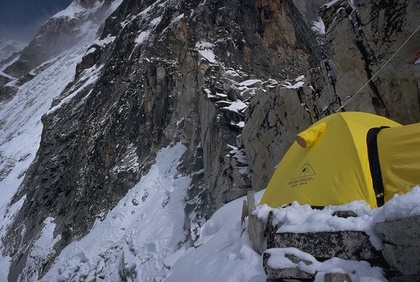
%> input picture HW1/1.jpg, 420 x 282 px, shrunk from 728 x 489 before the run
$ octave hw1.m   (GNU Octave 9; MATLAB toolbox functions it lacks are replaced by stand-ins)
%> lines starting %> are read from the running program, lines starting %| are printed output that depends on the picture; in (x1, y1, x2, y2) boxes, pixels count from 0 and x2, y2 are one past the last pixel; in counts of white or black regions, pixels touching at a corner belong together; the program's own positions count from 1
fprintf('**Begin Program Questions**\n');
fprintf('\t Question 3:\n\n');
fprintf('Hello World.\n');

pause();

fprintf('\n');
fprintf('\t Question 4:\n\n');

A = rand(20);
B = rand(20);
C = rand(20);

D1 = (A*B)*C;
D2 = A*(B*C);

fprintf('norm of (A*B)*C - A*(B*C)\n')

norm(D1-D2)

fprintf('its size');

size(D1-D2)

error = 0 - norm(D1-D2)

fprintf('\n');
pause();

fprintf('\t Question 5:\n\n');

x1 = imread('/1.jpg');
%> x1 is the input picture: size 282x420x3 uint8; mean R, G, B 86.8, 87.9, 89.3

figure();

imshow(x1);

whos
pause();

fprintf('reshaping matrix to 1 by ?\n');

x0 = reshape(x1,1,[]);

fprintf('max and min for image\n');

max(x0),min(x0)
%> after `max(x0)`: ans = 251
%> after `min(x0)`: ans = 0

imwrite(x1,'out.jpg');

fprintf('converting image to grayscale...\n');
x2 = rgb2gray(x1);

size(x2)
%> ans = [282 420]

imshow(x2);

imwrite(x2,'out_gray.jpg');

pause();

fprintf('\t Question 6:\n\n');

xr = x1(:,:,1);  %creating matrix of only red layer
xg = x1(:,:,2);  %creating matrix of only green layer
xb = x1(:,:,3);  %creating matrix of only blue layer
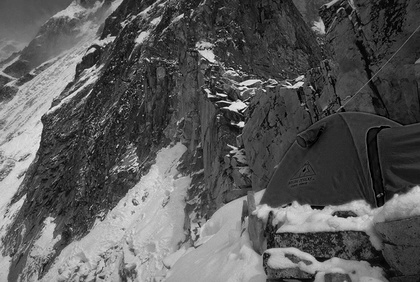
%> xb: size 282x420 uint8; min 0, max 250, mean 89.3

fprintf('displaying only red layer in gray scale...\n');

imshow(xr);
imwrite(xr,'out_red.jpg');
pause();

fprintf('displaying only green layer in gray scale...\n');
imshow(xg);
imwrite(xg,'out_green.jpg');
pause();

fprintf('display only blue layer in gray scale...\n');
imshow(xb);
imwrite(xb,'out_blue.jpg');

pause();

fprintf('display image with color swap...\n');
x3 = x1(:,:,2);
x3(:,:,2) = x1(:,:,3);
x3(:,:,3) = x1(:,:,1);
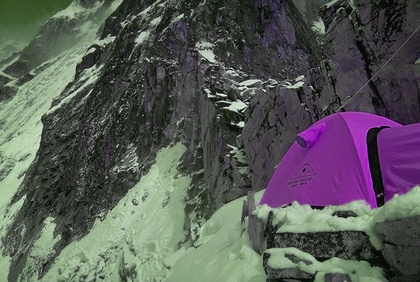
%> x3: size 282x420x3 uint8; mean R, G, B 87.9, 89.3, 86.8

imshow(x3);
pause();

fprintf('\t Question 7:\n\n');

x4 = double(x2)/255;

colormap(jet);
imagesc(x4);

pause();

fprintf('convert back to black and white\n');

colormap(gray);

pause();

fprintf('\t Question 8:\n\n');

xrd = double(xr);
xgd = double(xg);
xbd = double(xb);

xrd1 = reshape(xrd,1,[]);
xgd1 = reshape(xgd,1,[]);
xbd1 = reshape(xbd,1,[]);

fprintf('histogram of red\n');
hist(xrd1,20);
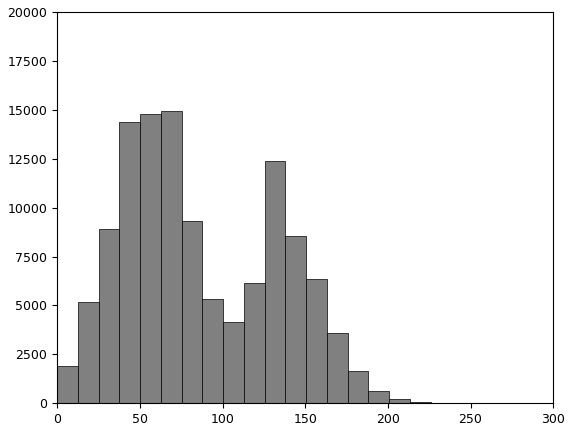
%> figure redrawn from the program's plot data; tallest bar 14923 high, from x = 62.75 to 75.3
imwrite(hist(xrd1,20),'hist_red.jpg');
pause();

fprintf('histogram of green\n');
hist(xgd1,20);
%> figure, not shown here; tallest bar 17149 high, from x = 49.8 to 62.25
imwrite(hist(xgd1,20),'hist_green.jpg');
pause()

fprintf('histogram of blue\n');
hist(xbd1,20);
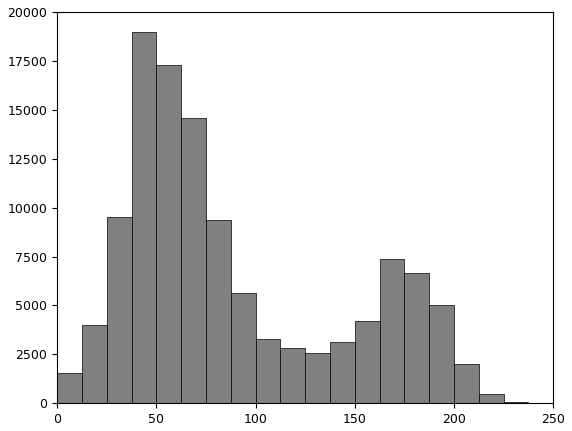
%> figure redrawn from the program's plot data; tallest bar 18957 high, from x = 37.5 to 50
imwrite(hist(xbd1,20), 'hist_blue.jpg')

pause()

fprintf('\t Question 9:\n\n');

fprintf('matrix size\n');

[h,w] = size(x4)
%> h = 282; w = 420
x5 = x4;

j = 1;
while(j<h)
    i = 1;
    while(i<w)
        x5(j,i) = 1;
        i = i+5;
    end
    j = j + 5;
end
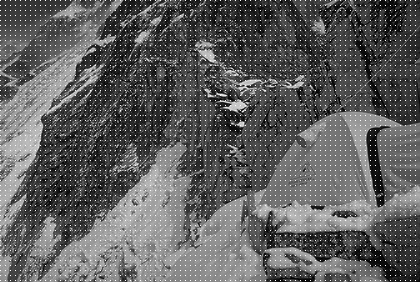
%> x5: size 282x420 double; min 0, max 1, mean 0.371


imagesc(x5);
imwrite(x5,'5white.jpg');

pause();

x5(1:5:h,1:5:w) = 0;
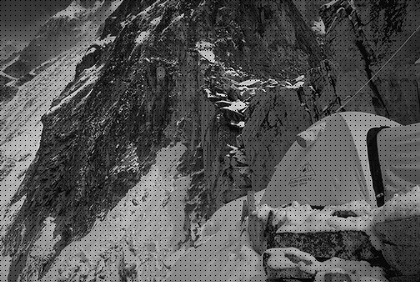
%> x5: size 282x420 double; 4.04% of pixels changed, all inside (x1, y1, x2, y2) = (0, 0, 416, 281)

imagesc(x5)
imwrite(x5,'5black.jpg');

pause();

x4(find(x4 > 0.7)) =0;
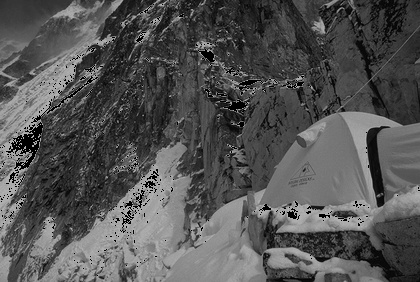
%> x4: size 282x420 double; min 0, max 0.698, mean 0.329

imagesc(x4);

imwrite(x4,'x4.jpg');
